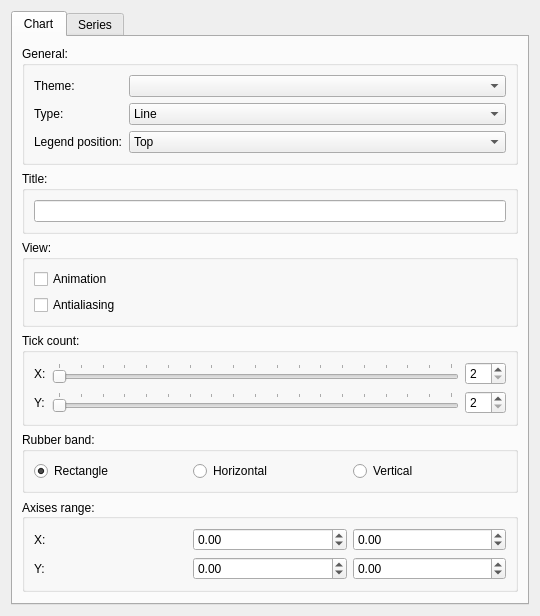
<?xml version="1.0" encoding="UTF-8"?>
<ui version="4.0">
 <class>PanelWidget</class>
 <widget class="QWidget" name="PanelWidget">
  <property name="geometry">
   <rect>
    <x>0</x>
    <y>0</y>
    <width>540</width>
    <height>566</height>
   </rect>
  </property>
  <property name="windowTitle">
   <string>Form</string>
  </property>
  <layout class="QHBoxLayout" name="horizontalLayout">
   <item>
    <widget class="QTabWidget" name="tabWidget">
     <property name="currentIndex">
      <number>0</number>
     </property>
     <widget class="QWidget" name="tab">
      <attribute name="title">
       <string>Chart</string>
      </attribute>
      <layout class="QGridLayout" name="gridLayout">
       <item row="9" column="0">
        <spacer name="verticalSpacer">
         <property name="orientation">
          <enum>Qt::Vertical</enum>
         </property>
         <property name="sizeHint" stdset="0">
          <size>
           <width>20</width>
           <height>40</height>
          </size>
         </property>
        </spacer>
       </item>
       <item row="0" column="0">
        <widget class="QGroupBox" name="groupBox_3">
         <property name="title">
          <string>General:</string>
         </property>
         <layout class="QFormLayout" name="formLayout">
          <item row="0" column="0">
           <widget class="QLabel" name="label">
            <property name="text">
             <string>Theme:</string>
            </property>
           </widget>
          </item>
          <item row="0" column="1">
           <widget class="QComboBox" name="themeComboBox"/>
          </item>
          <item row="1" column="0">
           <widget class="QLabel" name="label_5">
            <property name="text">
             <string>Type:</string>
            </property>
           </widget>
          </item>
          <item row="1" column="1">
           <widget class="QComboBox" name="seriesType">
            <item>
             <property name="text">
              <string>Line</string>
             </property>
            </item>
            <item>
             <property name="text">
              <string>Spline</string>
             </property>
            </item>
            <item>
             <property name="text">
              <string>Scatter</string>
             </property>
            </item>
           </widget>
          </item>
          <item row="2" column="0">
           <widget class="QLabel" name="label_2">
            <property name="text">
             <string>Legend position:</string>
            </property>
           </widget>
          </item>
          <item row="2" column="1">
           <widget class="QComboBox" name="legendPosition">
            <item>
             <property name="text">
              <string>Top</string>
             </property>
            </item>
            <item>
             <property name="text">
              <string>Right</string>
             </property>
            </item>
            <item>
             <property name="text">
              <string>Bottom</string>
             </property>
            </item>
            <item>
             <property name="text">
              <string>Left</string>
             </property>
            </item>
           </widget>
          </item>
         </layout>
        </widget>
       </item>
       <item row="4" column="0">
        <widget class="QGroupBox" name="groupBox_2">
         <property name="title">
          <string>View:</string>
         </property>
         <layout class="QVBoxLayout" name="verticalLayout">
          <item>
           <widget class="QCheckBox" name="animation">
            <property name="text">
             <string>Animation</string>
            </property>
           </widget>
          </item>
          <item>
           <widget class="QCheckBox" name="antialiasing">
            <property name="text">
             <string>Antialiasing</string>
            </property>
           </widget>
          </item>
         </layout>
        </widget>
       </item>
       <item row="6" column="0">
        <widget class="QGroupBox" name="groupBox">
         <property name="title">
          <string>Tick count:</string>
         </property>
         <layout class="QGridLayout" name="gridLayout_4">
          <item row="1" column="1">
           <widget class="QSlider" name="tickCountY">
            <property name="minimum">
             <number>2</number>
            </property>
            <property name="maximum">
             <number>20</number>
            </property>
            <property name="pageStep">
             <number>1</number>
            </property>
            <property name="orientation">
             <enum>Qt::Horizontal</enum>
            </property>
            <property name="tickPosition">
             <enum>QSlider::TicksAbove</enum>
            </property>
           </widget>
          </item>
          <item row="1" column="0">
           <widget class="QLabel" name="label_7">
            <property name="text">
             <string>Y:</string>
            </property>
           </widget>
          </item>
          <item row="0" column="0">
           <widget class="QLabel" name="label_6">
            <property name="text">
             <string>X:</string>
            </property>
           </widget>
          </item>
          <item row="0" column="1">
           <widget class="QSlider" name="tickCountX">
            <property name="minimum">
             <number>2</number>
            </property>
            <property name="maximum">
             <number>20</number>
            </property>
            <property name="pageStep">
             <number>1</number>
            </property>
            <property name="value">
             <number>2</number>
            </property>
            <property name="orientation">
             <enum>Qt::Horizontal</enum>
            </property>
            <property name="tickPosition">
             <enum>QSlider::TicksAbove</enum>
            </property>
           </widget>
          </item>
          <item row="0" column="2">
           <widget class="QSpinBox" name="spinBoxTickX">
            <property name="wrapping">
             <bool>false</bool>
            </property>
            <property name="readOnly">
             <bool>false</bool>
            </property>
            <property name="buttonSymbols">
             <enum>QAbstractSpinBox::UpDownArrows</enum>
            </property>
            <property name="showGroupSeparator" stdset="0">
             <bool>false</bool>
            </property>
            <property name="minimum">
             <number>2</number>
            </property>
            <property name="maximum">
             <number>20</number>
            </property>
           </widget>
          </item>
          <item row="1" column="2">
           <widget class="QSpinBox" name="spinBoxTickY">
            <property name="readOnly">
             <bool>false</bool>
            </property>
            <property name="buttonSymbols">
             <enum>QAbstractSpinBox::UpDownArrows</enum>
            </property>
            <property name="minimum">
             <number>2</number>
            </property>
            <property name="maximum">
             <number>20</number>
            </property>
           </widget>
          </item>
         </layout>
        </widget>
       </item>
       <item row="7" column="0">
        <widget class="QGroupBox" name="groupBox_7">
         <property name="title">
          <string>Rubber band:</string>
         </property>
         <layout class="QHBoxLayout" name="horizontalLayout_4">
          <item>
           <widget class="QRadioButton" name="rubberModeRectangle">
            <property name="text">
             <string>Rectangle</string>
            </property>
            <property name="checked">
             <bool>true</bool>
            </property>
           </widget>
          </item>
          <item>
           <widget class="QRadioButton" name="rubberModeHorizontal">
            <property name="text">
             <string>Horizontal</string>
            </property>
           </widget>
          </item>
          <item>
           <widget class="QRadioButton" name="rubberModeVertical">
            <property name="text">
             <string>Vertical</string>
            </property>
           </widget>
          </item>
         </layout>
        </widget>
       </item>
       <item row="1" column="0">
        <widget class="QGroupBox" name="groupBox_4">
         <property name="title">
          <string>Title:</string>
         </property>
         <layout class="QHBoxLayout" name="horizontalLayout_2">
          <item>
           <widget class="QLineEdit" name="title">
            <property name="text">
             <string/>
            </property>
            <property name="clearButtonEnabled">
             <bool>true</bool>
            </property>
           </widget>
          </item>
         </layout>
        </widget>
       </item>
       <item row="8" column="0">
        <widget class="QGroupBox" name="groupBox_8">
         <property name="title">
          <string>Axises range:</string>
         </property>
         <property name="alignment">
          <set>Qt::AlignLeading|Qt::AlignLeft|Qt::AlignVCenter</set>
         </property>
         <layout class="QGridLayout" name="gridLayout_6">
          <property name="sizeConstraint">
           <enum>QLayout::SetDefaultConstraint</enum>
          </property>
          <item row="1" column="0">
           <widget class="QLabel" name="label_8">
            <property name="text">
             <string>Y:</string>
            </property>
           </widget>
          </item>
          <item row="0" column="1">
           <widget class="QDoubleSpinBox" name="axisXRangeMin">
            <property name="minimum">
             <double>-100000000000000004764729344.000000000000000</double>
            </property>
            <property name="maximum">
             <double>1000000000000000044885712678075916785549312.000000000000000</double>
            </property>
           </widget>
          </item>
          <item row="0" column="0">
           <widget class="QLabel" name="label_3">
            <property name="text">
             <string>X:</string>
            </property>
           </widget>
          </item>
          <item row="0" column="2">
           <widget class="QDoubleSpinBox" name="axisXRangeMax">
            <property name="minimum">
             <double>-1000000000000000013287555072.000000000000000</double>
            </property>
            <property name="maximum">
             <double>9999999999999999635896294965248.000000000000000</double>
            </property>
           </widget>
          </item>
          <item row="1" column="1">
           <widget class="QDoubleSpinBox" name="axisYRangeMin">
            <property name="minimum">
             <double>-99999999999999991433150857216.000000000000000</double>
            </property>
            <property name="maximum">
             <double>1000000000000000019884624838656.000000000000000</double>
            </property>
           </widget>
          </item>
          <item row="1" column="2">
           <widget class="QDoubleSpinBox" name="axisYRangeMax">
            <property name="minimum">
             <double>-100000000000000004764729344.000000000000000</double>
            </property>
            <property name="maximum">
             <double>1000000000000000019884624838656.000000000000000</double>
            </property>
           </widget>
          </item>
         </layout>
        </widget>
       </item>
      </layout>
     </widget>
     <widget class="QWidget" name="tab_2">
      <attribute name="title">
       <string>Series</string>
      </attribute>
      <layout class="QGridLayout" name="gridLayout_2">
       <item row="4" column="1">
        <widget class="QPushButton" name="deleteSeries">
         <property name="minimumSize">
          <size>
           <width>0</width>
           <height>0</height>
          </size>
         </property>
         <property name="maximumSize">
          <size>
           <width>120</width>
           <height>16777215</height>
          </size>
         </property>
         <property name="text">
          <string>Delete series</string>
         </property>
         <property name="icon">
          <iconset resource="../img.qrc">
           <normaloff>:/trash</normaloff>:/trash</iconset>
         </property>
        </widget>
       </item>
       <item row="4" column="0">
        <spacer name="horizontalSpacer_2">
         <property name="orientation">
          <enum>Qt::Horizontal</enum>
         </property>
         <property name="sizeHint" stdset="0">
          <size>
           <width>40</width>
           <height>20</height>
          </size>
         </property>
        </spacer>
       </item>
       <item row="3" column="0" colspan="2">
        <widget class="QGroupBox" name="groupBox_6">
         <property name="title">
          <string>Points:</string>
         </property>
         <layout class="QGridLayout" name="gridLayout_5">
          <item row="1" column="1">
           <spacer name="horizontalSpacer_4">
            <property name="orientation">
             <enum>Qt::Horizontal</enum>
            </property>
            <property name="sizeHint" stdset="0">
             <size>
              <width>40</width>
              <height>20</height>
             </size>
            </property>
           </spacer>
          </item>
          <item row="1" column="2">
           <widget class="QPushButton" name="saveToCSV">
            <property name="enabled">
             <bool>true</bool>
            </property>
            <property name="text">
             <string>Save to CSV</string>
            </property>
           </widget>
          </item>
          <item row="0" column="0" colspan="4">
           <widget class="QTableView" name="tableView"/>
          </item>
         </layout>
        </widget>
       </item>
       <item row="2" column="0" colspan="2">
        <widget class="QGroupBox" name="groupBox_5">
         <property name="title">
          <string>Width:</string>
         </property>
         <layout class="QHBoxLayout" name="horizontalLayout_3">
          <item>
           <widget class="QSlider" name="penWidth">
            <property name="minimum">
             <number>1</number>
            </property>
            <property name="maximum">
             <number>48</number>
            </property>
            <property name="pageStep">
             <number>1</number>
            </property>
            <property name="orientation">
             <enum>Qt::Horizontal</enum>
            </property>
            <property name="tickPosition">
             <enum>QSlider::TicksAbove</enum>
            </property>
           </widget>
          </item>
          <item>
           <widget class="QSpinBox" name="spinBoxPenWidth">
            <property name="readOnly">
             <bool>false</bool>
            </property>
            <property name="buttonSymbols">
             <enum>QAbstractSpinBox::UpDownArrows</enum>
            </property>
            <property name="minimum">
             <number>1</number>
            </property>
            <property name="maximum">
             <number>48</number>
            </property>
           </widget>
          </item>
         </layout>
        </widget>
       </item>
       <item row="1" column="0" colspan="2">
        <widget class="QGroupBox" name="propertyBox">
         <property name="title">
          <string>Property:</string>
         </property>
         <layout class="QGridLayout" name="gridLayout_3">
          <item row="1" column="0" colspan="2">
           <widget class="QCheckBox" name="pointVisible">
            <property name="text">
             <string>point visible</string>
            </property>
           </widget>
          </item>
          <item row="0" column="1">
           <widget class="QPushButton" name="colorSelect">
            <property name="minimumSize">
             <size>
              <width>24</width>
              <height>24</height>
             </size>
            </property>
            <property name="maximumSize">
             <size>
              <width>24</width>
              <height>24</height>
             </size>
            </property>
            <property name="text">
             <string/>
            </property>
           </widget>
          </item>
          <item row="0" column="0">
           <widget class="QLabel" name="label_4">
            <property name="text">
             <string>Color:</string>
            </property>
           </widget>
          </item>
          <item row="2" column="0">
           <widget class="QCheckBox" name="hide">
            <property name="text">
             <string>hide</string>
            </property>
           </widget>
          </item>
          <item row="0" column="2">
           <spacer name="horizontalSpacer">
            <property name="orientation">
             <enum>Qt::Horizontal</enum>
            </property>
            <property name="sizeHint" stdset="0">
             <size>
              <width>40</width>
              <height>20</height>
             </size>
            </property>
           </spacer>
          </item>
         </layout>
        </widget>
       </item>
       <item row="0" column="0" colspan="2">
        <widget class="QComboBox" name="seriesList"/>
       </item>
      </layout>
     </widget>
    </widget>
   </item>
  </layout>
  <action name="actionSetRubberMode">
   <property name="text">
    <string>SetRubberMode</string>
   </property>
  </action>
 </widget>
 <tabstops>
  <tabstop>tabWidget</tabstop>
  <tabstop>themeComboBox</tabstop>
  <tabstop>seriesType</tabstop>
  <tabstop>legendPosition</tabstop>
  <tabstop>title</tabstop>
  <tabstop>animation</tabstop>
  <tabstop>antialiasing</tabstop>
  <tabstop>tickCountX</tabstop>
  <tabstop>tickCountY</tabstop>
  <tabstop>seriesList</tabstop>
  <tabstop>colorSelect</tabstop>
  <tabstop>pointVisible</tabstop>
  <tabstop>hide</tabstop>
  <tabstop>spinBoxTickX</tabstop>
  <tabstop>spinBoxTickY</tabstop>
 </tabstops>
 <resources>
  <include location="../img.qrc"/>
 </resources>
 <connections>
  <connection>
   <sender>tickCountX</sender>
   <signal>valueChanged(int)</signal>
   <receiver>spinBoxTickX</receiver>
   <slot>setValue(int)</slot>
   <hints>
    <hint type="sourcelabel">
     <x>400</x>
     <y>338</y>
    </hint>
    <hint type="destinationlabel">
     <x>507</x>
     <y>334</y>
    </hint>
   </hints>
  </connection>
  <connection>
   <sender>tickCountY</sender>
   <signal>valueChanged(int)</signal>
   <receiver>spinBoxTickY</receiver>
   <slot>setValue(int)</slot>
   <hints>
    <hint type="sourcelabel">
     <x>407</x>
     <y>371</y>
    </hint>
    <hint type="destinationlabel">
     <x>507</x>
     <y>367</y>
    </hint>
   </hints>
  </connection>
  <connection>
   <sender>penWidth</sender>
   <signal>valueChanged(int)</signal>
   <receiver>spinBoxPenWidth</receiver>
   <slot>setValue(int)</slot>
   <hints>
    <hint type="sourcelabel">
     <x>461</x>
     <y>215</y>
    </hint>
    <hint type="destinationlabel">
     <x>498</x>
     <y>215</y>
    </hint>
   </hints>
  </connection>
  <connection>
   <sender>spinBoxPenWidth</sender>
   <signal>valueChanged(int)</signal>
   <receiver>penWidth</receiver>
   <slot>setValue(int)</slot>
   <hints>
    <hint type="sourcelabel">
     <x>491</x>
     <y>207</y>
    </hint>
    <hint type="destinationlabel">
     <x>464</x>
     <y>203</y>
    </hint>
   </hints>
  </connection>
  <connection>
   <sender>spinBoxTickX</sender>
   <signal>valueChanged(int)</signal>
   <receiver>tickCountX</receiver>
   <slot>setValue(int)</slot>
   <hints>
    <hint type="sourcelabel">
     <x>507</x>
     <y>334</y>
    </hint>
    <hint type="destinationlabel">
     <x>464</x>
     <y>338</y>
    </hint>
   </hints>
  </connection>
  <connection>
   <sender>spinBoxTickY</sender>
   <signal>valueChanged(int)</signal>
   <receiver>tickCountY</receiver>
   <slot>setValue(int)</slot>
   <hints>
    <hint type="sourcelabel">
     <x>507</x>
     <y>367</y>
    </hint>
    <hint type="destinationlabel">
     <x>464</x>
     <y>371</y>
    </hint>
   </hints>
  </connection>
  <connection>
   <sender>rubberModeVertical</sender>
   <signal>clicked()</signal>
   <receiver>PanelWidget</receiver>
   <slot>on_actionSetRubberMode_triggered()</slot>
   <hints>
    <hint type="sourcelabel">
     <x>414</x>
     <y>422</y>
    </hint>
    <hint type="destinationlabel">
     <x>539</x>
     <y>431</y>
    </hint>
   </hints>
  </connection>
  <connection>
   <sender>rubberModeHorizontal</sender>
   <signal>clicked()</signal>
   <receiver>PanelWidget</receiver>
   <slot>on_actionSetRubberMode_triggered()</slot>
   <hints>
    <hint type="sourcelabel">
     <x>253</x>
     <y>416</y>
    </hint>
    <hint type="destinationlabel">
     <x>539</x>
     <y>457</y>
    </hint>
   </hints>
  </connection>
  <connection>
   <sender>rubberModeRectangle</sender>
   <signal>clicked()</signal>
   <receiver>PanelWidget</receiver>
   <slot>on_actionSetRubberMode_triggered()</slot>
   <hints>
    <hint type="sourcelabel">
     <x>63</x>
     <y>414</y>
    </hint>
    <hint type="destinationlabel">
     <x>539</x>
     <y>486</y>
    </hint>
   </hints>
  </connection>
  <connection>
   <sender>axisXRangeMin</sender>
   <signal>valueChanged(double)</signal>
   <receiver>PanelWidget</receiver>
   <slot>slotAxisXRangeChanged()</slot>
   <hints>
    <hint type="sourcelabel">
     <x>294</x>
     <y>478</y>
    </hint>
    <hint type="destinationlabel">
     <x>538</x>
     <y>515</y>
    </hint>
   </hints>
  </connection>
  <connection>
   <sender>axisXRangeMax</sender>
   <signal>valueChanged(double)</signal>
   <receiver>PanelWidget</receiver>
   <slot>slotAxisXRangeChanged()</slot>
   <hints>
    <hint type="sourcelabel">
     <x>450</x>
     <y>475</y>
    </hint>
    <hint type="destinationlabel">
     <x>535</x>
     <y>398</y>
    </hint>
   </hints>
  </connection>
  <connection>
   <sender>axisYRangeMin</sender>
   <signal>valueChanged(double)</signal>
   <receiver>PanelWidget</receiver>
   <slot>slotAxisYRangeChanged()</slot>
   <hints>
    <hint type="sourcelabel">
     <x>246</x>
     <y>499</y>
    </hint>
    <hint type="destinationlabel">
     <x>329</x>
     <y>560</y>
    </hint>
   </hints>
  </connection>
  <connection>
   <sender>axisYRangeMax</sender>
   <signal>valueChanged(double)</signal>
   <receiver>PanelWidget</receiver>
   <slot>slotAxisYRangeChanged()</slot>
   <hints>
    <hint type="sourcelabel">
     <x>400</x>
     <y>509</y>
    </hint>
    <hint type="destinationlabel">
     <x>497</x>
     <y>561</y>
    </hint>
   </hints>
  </connection>
 </connections>
 <slots>
  <signal>signalChangeTheme(QChart::ChartTheme)</signal>
  <slot>on_actionSetRubberMode_triggered()</slot>
  <slot>slotAxisXRangeChanged()</slot>
  <slot>slotAxisYRangeChanged()</slot>
 </slots>
</ui>
